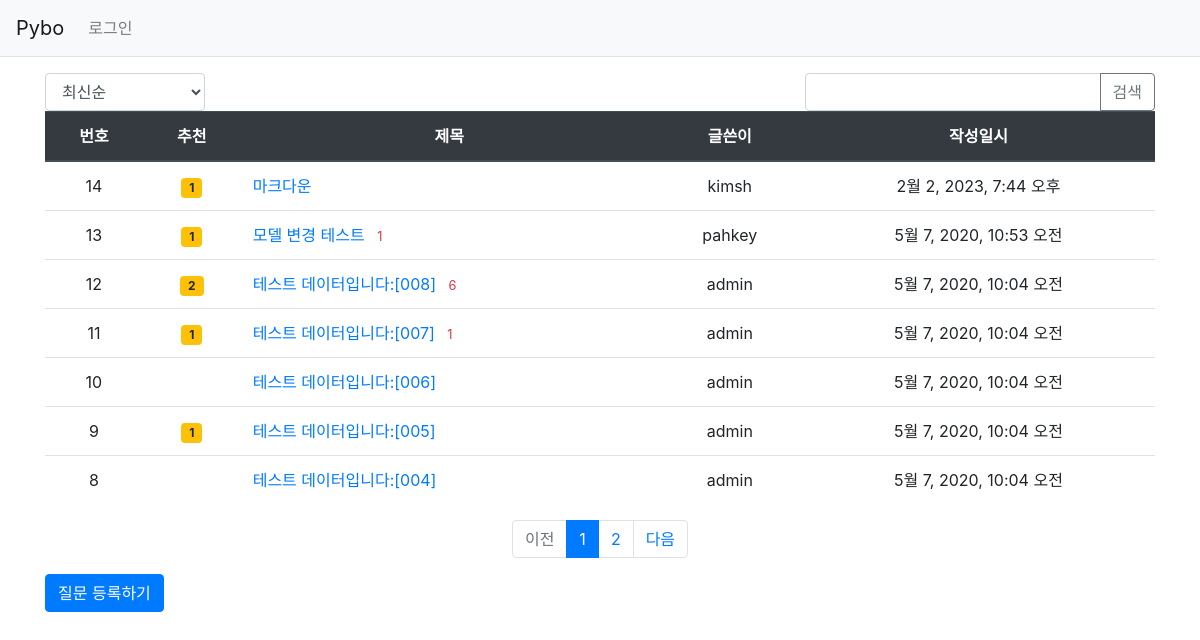
Screenshot of /pybo/ with the database file from the repository.
### pybo/models.py (models this page shows, shortened)
class Question(models.Model):  # 이건 질문 모델이다.
    modify_date = models.DateTimeField(null=True, blank=True) # 질문 수정일자를 구현하기 위함.
    author = models.ForeignKey(User, on_delete=models.CASCADE, related_name = 'author_question') # 모델에 글쓴이가 누구인지 추가하는 과정
    subject = models.CharField(max_length=200) # 질문의 제목 // 글자수를 제한하고 싶은 데이터는 charField를 사용하자
    content = models.TextField() # 질문의 내용 // 글자수의 제한이 없는 데이터는 TextFiled를 사용한다.
    create_date = models.DateTimeField() # 질문 생성일자 // 날짜나 시간관련한 속성은 DateTimeField를 사용한다.
    voter = models.ManyToManyField(User , related_name = 'voter_question') # 좋아요(추천) 기능을 사용하기 위함

### pybo/views/base_views.py (the view, shortened to what this page needs)
# urls.py: path('', base_views.index, name='index'),# /(슬래시) 페이지 요청에 대해 이 문장이 작동하여 pybo/views.py 파일의 index 함수가 실행이 된다.
def index(request):
    page = request.GET.get('page', '1')  #localhost:8000/pybo/?page=1 과 같은 get 방식의 요청 url에서 page값을 가져올 때 사용됨
    kw = request.GET.get('kw', '') # 검색에 관한 것(kw = > keyword)
    so = request.GET.get('so', 'recent') # 정렬에 관한 것(so => sort)// 초기값 => 'recent' 최신순
    if so == 'recommend': # 추천순(좋아요가 많은 순) // 추천수가 같으면 그 중 최신순으로 정렬
        question_list = Question.objects.annotate(num_voter=Count('voter')).order_by('-num_voter', '-create_date')
    elif so == 'popular': # 인기순
        question_list = Question.objects.annotate(num_answer=Count('answer')).order_by('-num_answer', '-create_date')
    else:  # 최신순
        question_list = Question.objects.order_by('-create_date')
    paginator = Paginator(question_list, 7)  # 페이지당 10개씩 보여주기
    page_obj = paginator.get_page(page)
    context = {'question_list': page_obj, 'page' : page, 'kw':kw, 'so' : so} # page와 kw가 추가됨.// 입력받은 page와 kw값을 템플릿의 SearchForm에 전달하기 위함.
    return render(request, 'pybo/question_list.html', context)

### pybo/templatetags/pybo_filter.py (called while the page is built)
@register.filter #이런것은 애너테이션 이라고 한다.
def sub(value, arg):
    return value - arg

### templates/pybo/question_list.html (shortened to what this page needs)
{% extends 'base.html' %}
{% load pybo_filter %}
{% block content %}
<div class="container my-3">
    <div class = 'row justify-content-between my3'>
        <div class = 'col-2'>
            <select class = 'form-control so'>
               <option value="recent" {% if so == 'recent' %}selected{% endif %}> 최신순 </option>
            </select>
        </div>
        <div class = 'col-4 input-group'><input type="text" class = 'form-control kw' value="{{ kw|default_if_none:'' }}">
            <div class ='input-group-append'>
                <button class = 'btn btn-outline-secondary' type = 'button' id = 'btn_search'>검색</button>
            </div>
        </div>
    </div>
    <table class="table">
        <thead>
        <tr class="text-center thead-dark">
            <th>번호</th>
            <th>추천</th>
            <th style=" = 'width:50%">제목</th>
            <th>글쓴이</th>
            <th>작성일시</th>
        </tr>
        </thead>
        <tbody>
        {% if question_list %}
        {% for question in question_list %}
        <tr class = 'text-center'>
            <td>
                {{ question_list.paginator.count|sub:question_list.start_index|sub:forloop.counter0|add:1 }}
            </td>
            <td>
                {% if question.voter.all.count > 0 %}
                <span class = 'badge badge-warning px-2 py-1'>
                    {{ question.voter.all.count }}
                </span>
                {% endif %}
            </td>
            <td class = 'text-left'>
                <a href="{% url 'pybo:detail' question.id %}">{{ question.subject }}</a>
                {% if question.answer_set.count > 0 %}
                <span class="text-danger small ml-2">{{ question.answer_set.count }}</span>
                {% endif %}
            </td>
            <td>{{ question.author.username }}</td>
            <td>{{ question.create_date }}</td>
        </tr>
        {% endfor %}
        {% else %}
        <tr>
            <td colspan="3">질문이 없습니다.</td>
        </tr>
        {% endif %}
        </tbody>
    </table>
    <ul class="pagination justify-content-center">
        {% if question_list.has_previous %}
        <li class="page-item">
            <a class="page-link" data-page = '{ question_list.previous_page_number }}' href="#">이전</a>
        </li>
        {% else %}
        <li class="page-item disabled">
            <a class="page-link" tabindex="-1" aria-disabled="true" href="#">이전</a>
        </li>
        {% endif %}
        {% for page_number in question_list.paginator.page_range %}
        {% if page_number >= question_list.number|add:-5 and page_number <= question_list.number|add:5 %}
            {% if page_number == question_list.number %}
            <li class="page-item active" aria-current="page">
                <a class="page-link" data-page = "{{ page_number }}" href="#">{{ page_number }}</a>
            </li>
            {% else %}
            <li class="page-item">
                <a class="page-link" data-page = "{{ page_number }}" href="#">{{ page_number }}</a>
            </li>
            {% endif %}
        {% endif %}
        {% endfor %}
        {% if question_list.has_next %}
        <li class="page-item">
            <a class="page-link" data-page = "{{ question_list.next_page_number }}" href="#">다음</a>
        </li>
        {% else %}
        <li class="page-item disabled">
            <a class="page-link" tabindex="-1" aria-disabled="true" href="#">다음</a>
        </li>
        {% endif %}
    </ul>
    <a href="{% url 'pybo:question_create' %}" class="btn btn-primary">질문 등록하기</a>
</div>
{% endblock %}

### templates/base.html (shortened to what this page needs)
{% load static %}
<!doctype html>
<html lang="ko">
<head>
    <link rel="stylesheet" type="text/css" href="{% static 'bootstrap.min.css' %}">
    <link rel="stylesheet" type="text/css" href="{% static 'style.css' %}">
</head>
<body>
{% include "navbar.html" %}
{% block content %}
{% endblock %}
</body>
</html>

### templates/navbar.html (shortened to what this page needs)
<nav class="navbar navbar-expand-lg navbar-light bg-light border-bottom">
    <a class="navbar-brand" href="{% url 'pybo:index' %}">Pybo</a>
    <div class="collapse navbar-collapse flex-grow-0" id="navbarNav">
        <ul class="navbar-nav">
            <li class="nav-item ">
                {% if user.is_authenticated %}
                <!--if user.is_authenticated => 현재 로그인 상태를 판별하여 로그인 상태라면 로그아웃 링크를, 로그아웃 상태라면
                    로그인 링크를 보여주는 코드-->
                <a class="nav-link" href="{% url 'common:logout' %}">{{ user.username }} (로그아웃)</a>
                {% else %}
                <a class="nav-link" href="{% url 'common:login' %}">로그인</a>
                {% endif %}
            </li>
        </ul>
    </div>
</nav>

### rows the page displays
Question: paginator.count|sub "14", voter.all.count "1", subject "마크다운", author.username "kimsh", create_date "2월 2, 2023, 7:44 오후"
Question: paginator.count|sub "13", voter.all.count "1", subject "모델 변경 테스트", answer_set.count "1", author.username "pahkey", create_date "5월 7, 2020, 10:53 오전"
Question: paginator.count|sub "12", voter.all.count "2", subject "테스트 데이터입니다:[008]", answer_set.count "6", author.username "admin", create_date "5월 7, 2020, 10:04 오전"
Question: paginator.count|sub "11", voter.all.count "1", subject "테스트 데이터입니다:[007]", answer_set.count "1", author.username "admin", create_date "5월 7, 2020, 10:04 오전"
Question: paginator.count|sub "10", subject "테스트 데이터입니다:[006]", author.username "admin", create_date "5월 7, 2020, 10:04 오전"
Question: paginator.count|sub "9", voter.all.count "1", subject "테스트 데이터입니다:[005]", author.username "admin", create_date "5월 7, 2020, 10:04 오전"
Question: paginator.count|sub "8", subject "테스트 데이터입니다:[004]", author.username "admin", create_date "5월 7, 2020, 10:04 오전"

### other values shown
{{ page_number }} "1"
{{ page_number }} "2"
